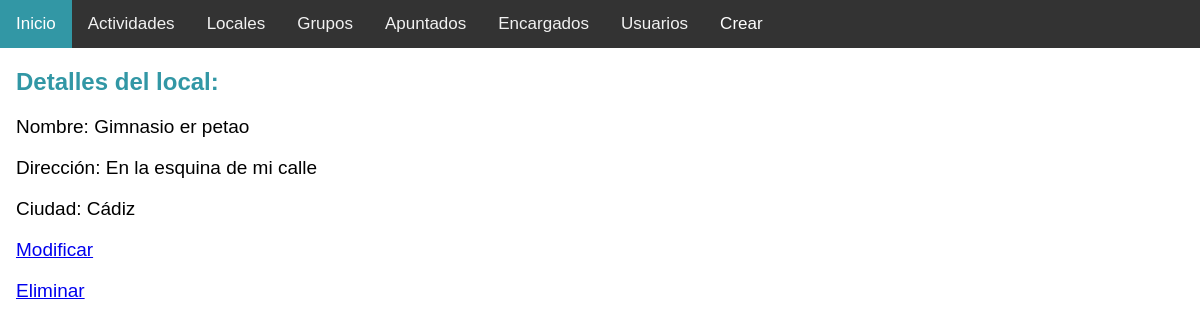
The page /local/2/ on the database its author committed.
### findysport_app/models.py (models this page shows, shortened)
class Local(models.Model):
    nombre_local = models.CharField(max_length=30)
    direccion_local = models.CharField(max_length=30)
    ciudad = models.CharField(max_length=30)

### findysport_app/views.py (the view)
# urls.py: path('local/<int:pk>/', LocalDetailView.as_view(), name = "local-detail"),
class LocalDetailView(DetailView):
    context_object_name = 'local'
    queryset = Local.objects.all()

### findysport_app/templates/findysport_app/local_detail.html (shortened to what this page needs)
{% extends "base.html" %}
{% block content %}
    <h2>Detalles del local: {{object.nombre}}</h2>
    <p>Nombre: {{object.nombre_local}}</p>
    <p>Dirección: {{object.direccion_local}}</p>
    <p>Ciudad: {{object.ciudad}}</p>
    <p><a href= "{% url 'local-update' local.pk %}">Modificar</a></p>
    <p><a href= "{% url 'local-delete' local.pk %}">Eliminar</a></p>
{% endblock %}

### findysport_app/templates/base.html (style rules this page uses)
body { margin: 0; font-family: Arial, Helvetica, sans-serif; }

### findysport_app/templates/findysport_app/local_detail.html (style rules this page uses)
h2 { color: #3297a5 }
p { font-size: 19px; }

### rows shown on the page
Local: nombre_local "Gimnasio er petao", direccion_local "En la esquina de mi calle", ciudad "Cádiz"
